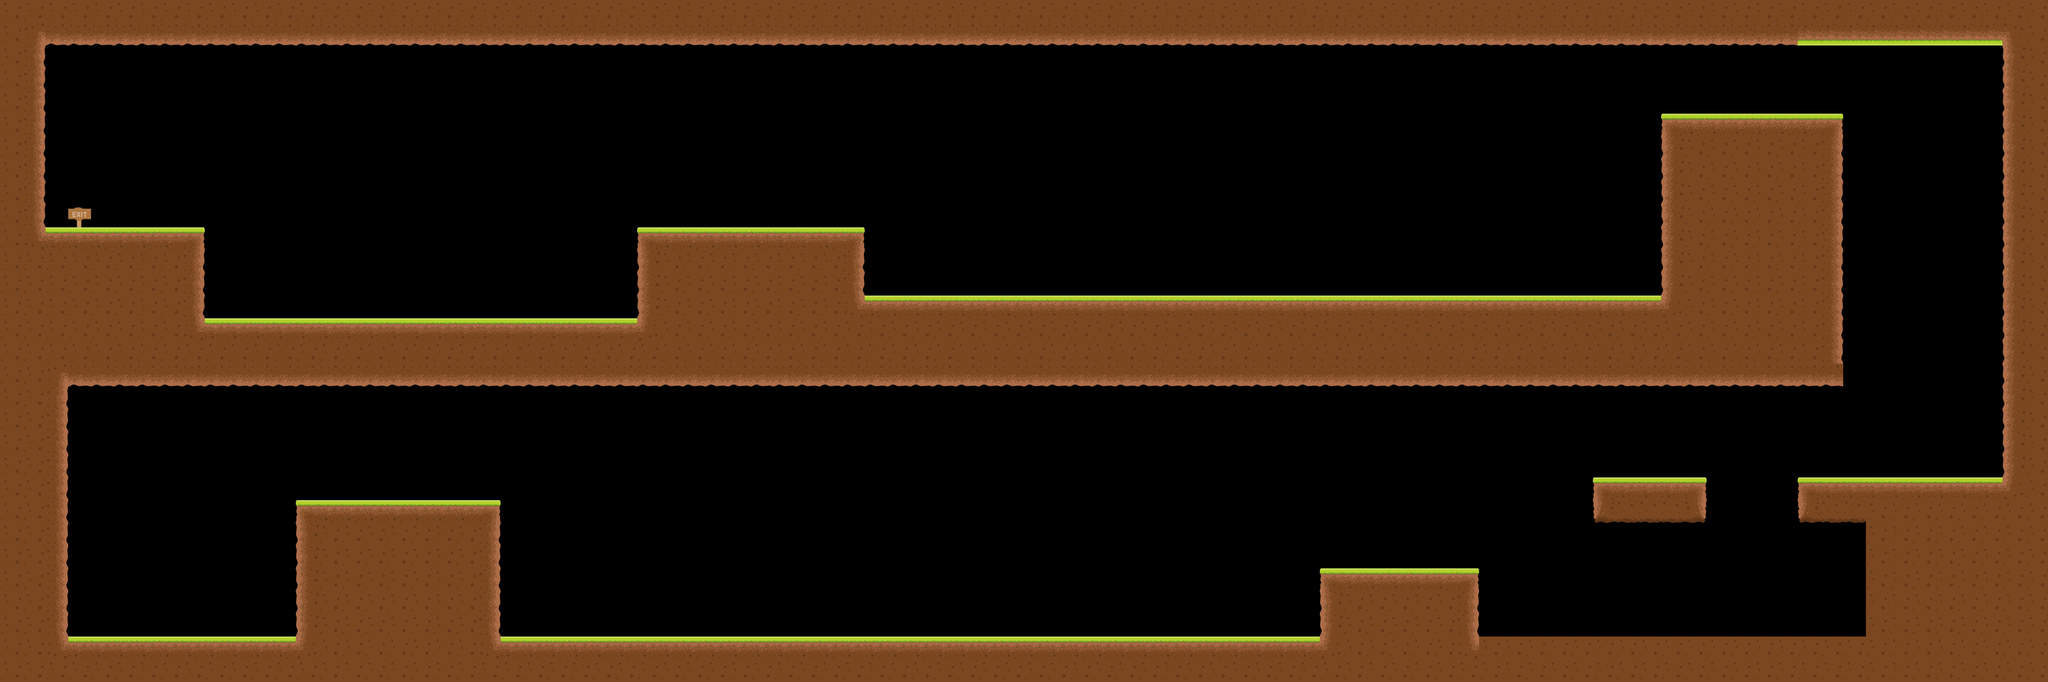

This is a level from a 2D game, rendered from its Tiled map with the project's own tilesets. A one-line summary and the map file follow, with tile-layer data summarised:
An orthogonal 90x30 tile map with 100x100 px tiles, 16 tile layers (EarthMid, GroundMid, GroundRight, GroundLeft, ...), 16 tilesets and 50 objects (4x 2, 3x 3, 2x 1, 2x 0).

<map version="1.0" orientation="orthogonal" renderorder="right-down" width="90" height="30" tilewidth="100" tileheight="100">
 <tileset firstgid="1" name="EarthMid" tilewidth="100" tileheight="100">
  <image source="earthMid.png" trans="ff00ff" width="100" height="100" />
 </tileset>
 <tileset firstgid="2" name="GroundMid" tilewidth="100" tileheight="100">
  <image source="groundMid.png" trans="ff00ff" width="100" height="100" />
 </tileset>
 <tileset firstgid="3" name="GroundRight" tilewidth="100" tileheight="100">
  <image source="groundRight.png" trans="ff00ff" width="100" height="100" />
 </tileset>
 <tileset firstgid="4" name="GroundLeft" tilewidth="100" tileheight="100">
  <image source="groundLeft.png" trans="ff00ff" width="100" height="100" />
 </tileset>
 <tileset firstgid="5" name="EarthLeft" tilewidth="100" tileheight="100">
  <image source="earthLeft.png" trans="ff00ff" width="100" height="100" />
 </tileset>
 <tileset firstgid="6" name="EarthRight" tilewidth="100" tileheight="100">
  <image source="earthRight.png" trans="ff00ff" width="100" height="100" />
 </tileset>
 <tileset firstgid="7" name="EarthBtmLeft" tilewidth="100" tileheight="100">
  <image source="EarthBtmLeft.png" trans="ff00ff" width="100" height="100" />
 </tileset>
 <tileset firstgid="8" name="EarthBtmRight" tilewidth="100" tileheight="100">
  <image source="EarthBtmRight.png" trans="ff00ff" width="100" height="100" />
 </tileset>
 <tileset firstgid="9" name="EarthTopLeft" tilewidth="100" tileheight="100">
  <image source="EarthTopLeft.png" trans="ff00ff" width="100" height="100" />
 </tileset>
 <tileset firstgid="10" name="EarthBtm" tilewidth="100" tileheight="100">
  <image source="earthBtm.png" trans="ff00ff" width="100" height="100" />
 </tileset>
 <tileset firstgid="11" name="EarthBtmConLeft" tilewidth="100" tileheight="100">
  <image source="EarthBtmConLeft.png" trans="ff00ff" width="100" height="100" />
 </tileset>
 <tileset firstgid="12" name="EarthBtmConRight" tilewidth="100" tileheight="100">
  <image source="EarthBtmConRight.png" trans="ff00ff" width="100" height="100" />
 </tileset>
 <tileset firstgid="13" name="EarthPlatBtm" tilewidth="100" tileheight="100">
  <image source="EarthPlatBtm.png" trans="ff00ff" width="100" height="100" />
 </tileset>
 <tileset firstgid="14" name="EarthTopRight" tilewidth="100" tileheight="100">
  <image source="EarthTopRight.png" trans="ff00ff" width="100" height="100" />
 </tileset>
 <tileset firstgid="15" name="GroundMidFlip" tilewidth="100" tileheight="100">
  <image source="groundMidFlip.png" trans="ff00ff" width="100" height="100" />
 </tileset>
 <tileset firstgid="16" name="Exit" tilewidth="100" tileheight="100">
  <image source="exit.png" trans="ff00ff" width="100" height="100" />
 </tileset>
 <layer name="EarthMid" width="90" height="30">
  <data>[2700 cells, 602 non-empty, 1 distinct tile ids]</data>
 </layer>
 <layer name="GroundMid" width="90" height="30">
  <data>[2700 cells, 143 non-empty, 1 distinct tile ids]</data>
 </layer>
 <layer name="GroundRight" width="90" height="30">
  <data>[2700 cells, 6 non-empty, 1 distinct tile ids]</data>
 </layer>
 <layer name="GroundLeft" width="90" height="30">
  <data>[2700 cells, 6 non-empty, 1 distinct tile ids]</data>
 </layer>
 <layer name="EarthLeft" width="90" height="30">
  <data>[2700 cells, 36 non-empty, 1 distinct tile ids]</data>
 </layer>
 <layer name="EarthRight" width="90" height="30">
  <data>[2700 cells, 41 non-empty, 1 distinct tile ids]</data>
 </layer>
 <layer name="EarthBtmLeft" width="90" height="30">
  <data>[2700 cells, 5 non-empty, 1 distinct tile ids]</data>
 </layer>
 <layer name="EarthBtmRight" width="90" height="30">
  <data>[2700 cells, 6 non-empty, 1 distinct tile ids]</data>
 </layer>
 <layer name="EarthTopLeft" width="90" height="30">
  <data>[2700 cells, 2 non-empty, 1 distinct tile ids]</data>
 </layer>
 <layer name="EarthBtm" width="90" height="30">
  <data>[2700 cells, 155 non-empty, 1 distinct tile ids]</data>
 </layer>
 <layer name="EarthBtmConLeft" width="90" height="30">
  <data>[2700 cells, 2 non-empty, 1 distinct tile ids]</data>
 </layer>
 <layer name="EarthBtmConRight" width="90" height="30">
  <data>[2700 cells, 1 non-empty, 1 distinct tile ids]</data>
 </layer>
 <layer name="EarthPlatBtm" width="90" height="30">
  <data>[2700 cells, 5 non-empty, 1 distinct tile ids]</data>
 </layer>
 <layer name="EarthTopRight" width="90" height="30">
  <data>[2700 cells, 1 non-empty, 1 distinct tile ids]</data>
 </layer>
 <layer name="GroundMidFlip" width="90" height="30">
  <data>[2700 cells, 9 non-empty, 1 distinct tile ids]</data>
 </layer>
 <layer name="Exit" width="90" height="30">
  <data>[2700 cells, 1 non-empty, 1 distinct tile ids]</data>
 </layer>
 <objectgroup name="start">
  <object x="400" y="2700" width="100" height="100" />
 </objectgroup>
 <objectgroup name="boostObj">
  <object type="3" x="1100" y="2600" width="100" height="100" />
  <object type="3" x="1000" y="1200" width="100" height="100" />
  <object type="3" x="6700" y="2400" width="100" height="100" />
 </objectgroup>
 <objectgroup name="swingSaw">
  <object type="2" x="3000" y="2150" width="100" height="100" />
  <object x="4000" y="2150" width="100" height="100" />
  <object type="2" x="5000" y="2150" width="100" height="100" />
  <object type="2" x="6600" y="650" width="100" height="100" />
  <object x="5600" y="650" width="100" height="100" />
  <object type="2" x="4600" y="650" width="100" height="100" />
 </objectgroup>
 <objectgroup name="saws">
  <object x="6600" y="2800" width="100" height="100" />
  <object x="6800" y="2800" width="100" height="100" />
  <object x="7000" y="2800" width="100" height="100" />
  <object x="7200" y="2800" width="100" height="100" />
  <object x="7400" y="2800" width="100" height="100" />
  <object x="7600" y="2800" width="100" height="100" />
  <object x="7800" y="2800" width="100" height="100" />
  <object x="8000" y="2800" width="100" height="100" />
 </objectgroup>
 <objectgroup name="switch">
  <object type="1" x="7950" y="1700" width="2" height="400" />
  <object type="0" x="8090" y="1700" width="2" height="400" />
  <object type="0" x="8080" y="200" width="2" height="300" />
  <object type="1" x="7950" y="200" width="2" height="300" />
 </objectgroup>
 <objectgroup name="Goal">
  <object x="300" y="200" width="100" height="800" />
 </objectgroup>
 <objectgroup name="wall">
  <object x="200" y="1600" width="100" height="1300" />
  <object x="1300" y="2300" width="100" height="600" />
  <object x="2100" y="2300" width="100" height="600" />
  <object x="300" y="1600" width="7700" height="100" />
  <object x="8000" y="600" width="100" height="1100" />
  <object x="7900" y="2200" width="500" height="100" />
  <object x="7000" y="2200" width="500" height="100" />
  <object x="6400" y="2600" width="100" height="300" />
  <object x="5800" y="2600" width="100" height="300" />
  <object x="8800" y="100" width="100" height="2100" />
  <object x="7300" y="600" width="100" height="800" />
  <object x="100" y="100" width="100" height="1000" />
  <object x="200" y="100" width="8600" height="100" />
  <object x="3700" y="1100" width="100" height="200" />
  <object x="2800" y="1100" width="100" height="300" />
  <object x="800" y="1100" width="100" height="400" />
 </objectgroup>
 <objectgroup name="floor">
  <object x="200" y="1000" width="700" height="100" />
  <object x="900" y="1400" width="1900" height="100" />
  <object x="2800" y="1000" width="1000" height="100" />
  <object x="3800" y="1300" width="3500" height="100" />
  <object x="7300" y="500" width="800" height="100" />
  <object x="7900" y="2100" width="900" height="100" />
  <object x="7000" y="2100" width="500" height="100" />
  <object x="5800" y="2500" width="700" height="100" />
  <object x="300" y="2800" width="1000" height="100" />
  <object x="1300" y="2200" width="900" height="100" />
  <object x="2200" y="2800" width="3600" height="100" />
 </objectgroup>
</map>